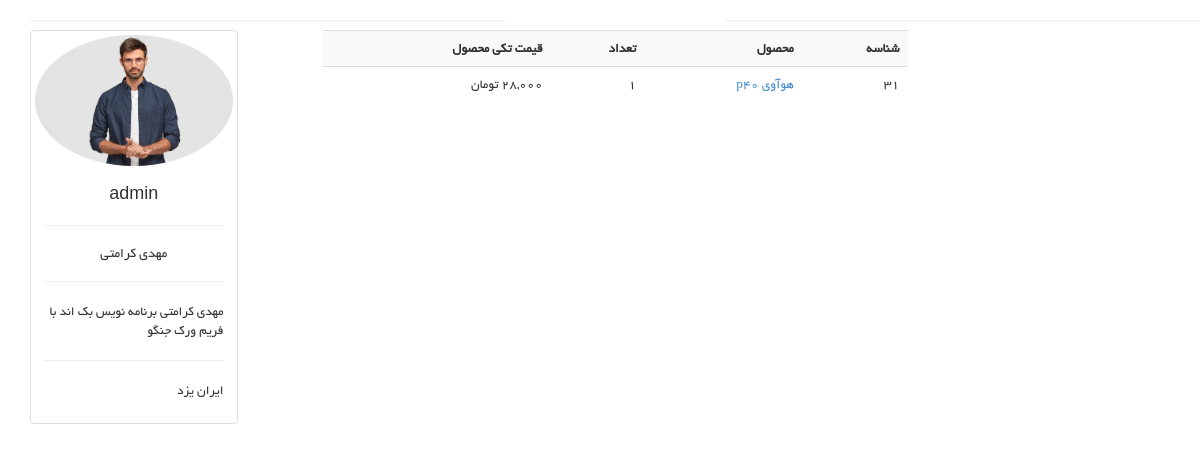
The app's page /userpanel/my-orders-detail/6 (signed in) with its own data.
### account_module/models.py (models this page shows, shortened)
class User(AbstractUser):
    avatar = models.ImageField(upload_to='images/user_profile/', verbose_name='تصویر پروفایل', null=True, blank=True)
    about_user = models.TextField(null=True, blank=True, verbose_name='بیوگرافی')
    address = models.TextField(null=True, blank=True, verbose_name='آدرس')
    email_active_code = models.CharField(max_length=100, verbose_name='کد فعالسازی ایمیل', editable=False)
    class Meta:
        verbose_name = 'کاربر'
        verbose_name_plural = 'کاربران'

### order_module/models.py (models this page shows, shortened)
class OrderDetail(models.Model):
    order = models.ForeignKey(Order, on_delete=models.CASCADE, verbose_name='سبد خرید')
    product = models.ForeignKey(Product, on_delete=models.CASCADE, verbose_name='محصول')
    final_price = models.IntegerField(null=True, blank=True, editable=False, verbose_name='قیمت نهایی تکی محصول')
    count = models.IntegerField(verbose_name='تعداد')
    class Meta:
        verbose_name = 'جزییات سبد خرید'
        verbose_name_plural = 'جزییات سبد های خرید'

### product_module/models.py (models this page shows, shortened)
class Product(models.Model):
    title = models.CharField(max_length=300, verbose_name='نام محصول')
    category = models.ManyToManyField(ProductCategory, related_name='product_categories',
                                      verbose_name="دسته بندی محصول")
    tag = models.ManyToManyField(ProductTags, verbose_name="برچسب های محصول")
    brand = models.ForeignKey(ProductBrand, on_delete=models.CASCADE, verbose_name="برند", null=True, blank=True)
    image = models.ImageField(upload_to='images/products', null=True, blank=True, verbose_name='تصویر محصول')
    price = models.IntegerField(default=0, verbose_name='قیمت')
    short_description = models.CharField(max_length=360, null=True, db_index=True, verbose_name='توضیحات کوتاه')
    description = models.TextField(db_index=True, verbose_name="توضیحات اصلی")
    is_active = models.BooleanField(default=False, verbose_name='فعال / غیرفعال')
    is_delete = models.BooleanField(default=False, verbose_name='حذف شده / حذف نشده')
    slug = models.SlugField(db_index=True, editable=False, allow_unicode=True, verbose_name='عنوان در لینک')
    created = models.DateTimeField(auto_now_add=True, null=True, blank=True)
    updated = models.DateTimeField(auto_now=True, null=True, blank=True)
    class Meta:
        verbose_name = 'محصول'
        verbose_name_plural = 'محصولات'

### user_panel_module/views.py (the view)
# urls.py: path('my-orders-detail/<order_id>', views.user_order_detail_page, name="user_order_detail_page"),
def user_order_detail_page(request, order_id):
    template_name = 'user_panel_module/user_order_detail.html'
    order = Order.objects.prefetch_related('orderdetail_set').filter(id=order_id, user_id=request.user.id).first()
    if order is None:
        raise Http404('سبد خرید مورد نظر یافت نشد')
    return render(request, template_name, {'order': order})

### polls/templatetags/poll_extras.py (called while the page is built)
@register.filter(name='three_digit_currency')
def three_digit_currency(value: int):
    return '{:,}'.format(value) + ' تومان'

### user_panel_module/templates/user_panel_module/user_order_detail.html (shortened to what this page needs)
{% extends 'shared/_layout.html' %}
{% load poll_extras %}
{% load jalali_tags %}
{% block content %}
    <div class="row">
        {% include 'include/user_profile_card.html' %}
        <div class="col-sm-6">
            <table class="table table-responsive table-hover table-striped">
                <tr>
                    <td><strong>شناسه</strong></td>
                    <td><strong>محصول</strong></td>
                    <td><strong>تعداد</strong></td>
                    <td><strong>قیمت تکی محصول</strong></td>
                </tr>
                {% for detail in order.orderdetail_set.all %}
                    <tr>
                        <td>{{ detail.id }}</td>
                        <td><a href="{% url 'product:product_detail' pk=detail.product.id slug=detail.product.slug %}">{{ detail.product.title }}</a></td>
                        <td>{{ detail.count }}</td>
                        <td>{{ detail.final_price | three_digit_currency }}</td>
                    </tr>
                {% endfor %}
            </table>
        </div>
    </div>
{% endblock %}

### user_panel_module/templates/include/user_profile_card.html (shortened to what this page needs)
{% load render_partial %}
{% load static %}
{% load thumbnail %}
<div class="col-md-3 pull-right">
</div>
<div class="col-md-3 pull-left">
    <div class="col-md-12">
        <ul class="list-group">
            <div class="thumbnail">
                {% if user.avatar %}
                    {% thumbnail user.avatar "180x180" crop='center' as im %}
                        <img src="{{ im.url }}" alt="avatar {{ user.last_name }}" class="img-circle">
                    {% endthumbnail %}
                {% else %}
                    <img src="{% static 'images/default-avatar.png' %}" alt="{{ user.last_name }}"
                         class="img-circle" width="180"
                         height="180">
                {% endif %}
                <div class="caption">
                    <h4 class="text-center">{{ user.username }}</h4>
                    {% if user.first_name or user.last_name %}
                        <hr>
                        <h5 class="text-center">{{ user.first_name }} {{ user.last_name }}</h5>
                    {% endif %}
                    {% if user.about_user %}
                        <hr>
                        <p>{{ user.about_user }}</p>
                    {% endif %}
                    {% if user.address %}
                        <hr>
                        <p>{{ user.address }}</p>
                    {% endif %}
                </div>
            </div>
        </ul>
    </div>
</div>

### static/css/main.css (style rules this page uses)
body { font-family: 'BYekan'; font-size: 10pt; position: relative; font-weight: normal; direction: rtl; }
a { -webkit-transition: 300ms; -moz-transition: 300ms; -o-transition: 300ms; transition: 300ms; }
h1, h2, h3, h4, h5, h6 { font-family: 'BYekan', sans-serif; }

### records on screen
User: username "admin", first_name "مهدی", last_name "کرامتی", about_user "مهدی کرامتی برنامه نویس بک اند با فریم ورک جنگو", address "ایران یزد"
OrderDetail: id "31", product "هوآوی p40", final_price|three_digit_currency "28,000 تومان"
